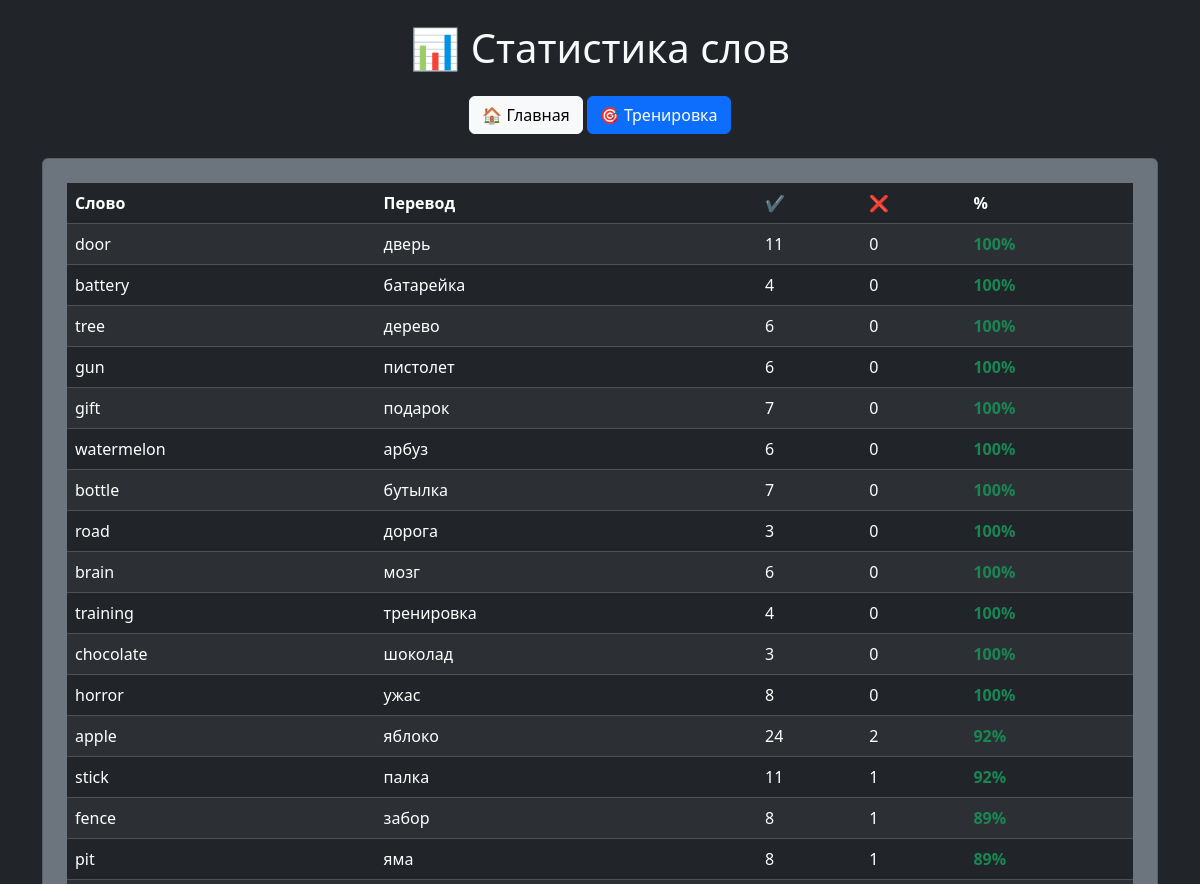
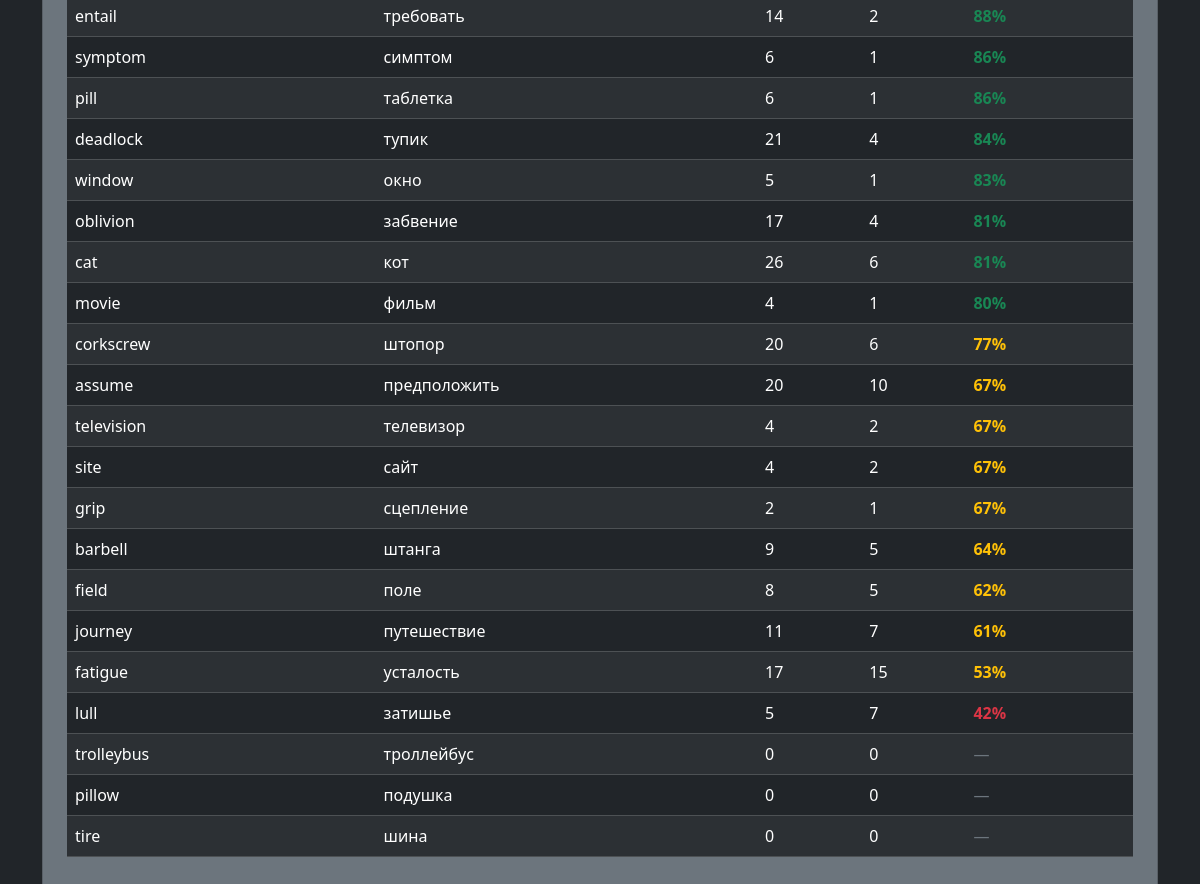
Screenshot of /stats/ with the database file from the repository (2 pictures, top to bottom).
### trainer/models.py (models this page shows, shortened)
class Word(models.Model):
    english = models.CharField(max_length=100)
    russian = models.CharField(max_length=100)
    example = models.TextField(blank=True)
    correct_answers = models.IntegerField(default=0)
    wrong_answers = models.IntegerField(default=0)

### trainer/views.py (the view)
# urls.py: path('stats/', views.stats, name='stats'),
def stats(request):
    words = Word.objects.all()
    data = []
    for w in words:
        total = w.correct_answers + w.wrong_answers
        if total > 0:
            percent = round((w.correct_answers / total) * 100)
        else:
            percent = None
        data.append({
            "word": w,
            "correct": w.correct_answers,
            "wrong": w.wrong_answers,
            "percent": percent,
            "is_new": total == 0
        })
    data.sort(key=lambda x: (x["is_new"], -(x["percent"] or 0)))
    return render(request, "trainer/stats.html", {"data": data})

### trainer/templates/trainer/stats.html (shortened to what this page needs)
<!DOCTYPE html>
<html lang="ru">
<head>
    <link href="https://cdn.jsdelivr.net/npm/bootstrap@5.3.3/dist/css/bootstrap.min.css" rel="stylesheet">
</head>
<body class="bg-dark text-light">
<div class="container mt-4">
    <h1 class="text-center mb-4">📊 Статистика слов</h1>
    <div class="text-center mb-4">
        <a href="/" class="btn btn-light">🏠 Главная</a>
        <a href="/train/" class="btn btn-primary">🎯 Тренировка</a>
    </div>
    {% if data %}
    <div class="card bg-secondary text-light p-4">
        <table class="table table-dark table-striped align-middle">
            <thead>
                <tr>
                    <th>Слово</th>
                    <th>Перевод</th>
                    <th>✔</th>
                    <th>❌</th>
                    <th>%</th>
                </tr>
            </thead>
            <tbody>
            {% for item in data %}
                <tr>
                    <td>{{ item.word.english }}</td>
                    <td>{{ item.word.russian }}</td>
                    <td>{{ item.correct }}</td>
                    <td>{{ item.wrong }}</td>
                    <td>
                        {% if item.percent is not None %}
                            {% if item.percent >= 80 %}
                                <span class="text-success fw-bold">{{ item.percent }}%</span>
                            {% elif item.percent >= 50 %}
                                <span class="text-warning fw-bold">{{ item.percent }}%</span>
                            {% else %}
                                <span class="text-danger fw-bold">{{ item.percent }}%</span>
                            {% endif %}
                        {% else %}
                            <span class="text-secondary">—</span>
                        {% endif %}
                    </td>
                </tr>
            {% endfor %}
            </tbody>
        </table>
    </div>
    {% else %}
    <div class="alert alert-warning text-center">
        Пока нет статистики — начни тренировку
    </div>
    {% endif %}
</div>
</body>
</html>

### rows the page displays
Word: word.english "door", word.russian "дверь", correct "11", wrong "0", percent "100"
Word: word.english "battery", word.russian "батарейка", correct "4", wrong "0", percent "100"
Word: word.english "tree", word.russian "дерево", correct "6", wrong "0", percent "100"
Word: word.english "gun", word.russian "пистолет", correct "6", wrong "0", percent "100"
Word: word.english "gift", word.russian "подарок", correct "7", wrong "0", percent "100"
Word: word.english "watermelon", word.russian "арбуз", correct "6", wrong "0", percent "100"
Word: word.english "bottle", word.russian "бутылка", correct "7", wrong "0", percent "100"
Word: word.english "road", word.russian "дорога", correct "3", wrong "0", percent "100"
Word: word.english "brain", word.russian "мозг", correct "6", wrong "0", percent "100"
Word: word.english "training", word.russian "тренировка", correct "4", wrong "0", percent "100"
Word: word.english "chocolate", word.russian "шоколад", correct "3", wrong "0", percent "100"
Word: word.english "horror", word.russian "ужас", correct "8", wrong "0", percent "100"
Word: word.english "apple", word.russian "яблоко", correct "24", wrong "2", percent "92"
Word: word.english "stick", word.russian "палка", correct "11", wrong "1", percent "92"
Word: word.english "fence", word.russian "забор", correct "8", wrong "1", percent "89"
Word: word.english "pit", word.russian "яма", correct "8", wrong "1", percent "89"
Word: word.english "entail", word.russian "требовать", correct "14", wrong "2", percent "88"
Word: word.english "symptom", word.russian "симптом", correct "6", wrong "1", percent "86"
Word: word.english "pill", word.russian "таблетка", correct "6", wrong "1", percent "86"
Word: word.english "deadlock", word.russian "тупик", correct "21", wrong "4", percent "84"
Word: word.english "window", word.russian "окно", correct "5", wrong "1", percent "83"
Word: word.english "oblivion", word.russian "забвение", correct "17", wrong "4", percent "81"
Word: word.english "cat", word.russian "кот", correct "26", wrong "6", percent "81"
Word: word.english "movie", word.russian "фильм", correct "4", wrong "1", percent "80"
Word: word.english "corkscrew", word.russian "штопор", correct "20", wrong "6", percent "77"
Word: word.english "assume", word.russian "предположить", correct "20", wrong "10", percent "67"
Word: word.english "television", word.russian "телевизор", correct "4", wrong "2", percent "67"
Word: word.english "site", word.russian "сайт", correct "4", wrong "2", percent "67"
Word: word.english "grip", word.russian "сцепление", correct "2", wrong "1", percent "67"
Word: word.english "barbell", word.russian "штанга", correct "9", wrong "5", percent "64"
Word: word.english "field", word.russian "поле", correct "8", wrong "5", percent "62"
Word: word.english "journey", word.russian "путешествие", correct "11", wrong "7", percent "61"
Word: word.english "fatigue", word.russian "усталость", correct "17", wrong "15", percent "53"
Word: word.english "lull", word.russian "затишье", correct "5", wrong "7", percent "42"
Word: word.english "trolleybus", word.russian "троллейбус", correct "0", wrong "0"
Word: word.english "pillow", word.russian "подушка", correct "0", wrong "0"
Word: word.english "tire", word.russian "шина", correct "0", wrong "0"
